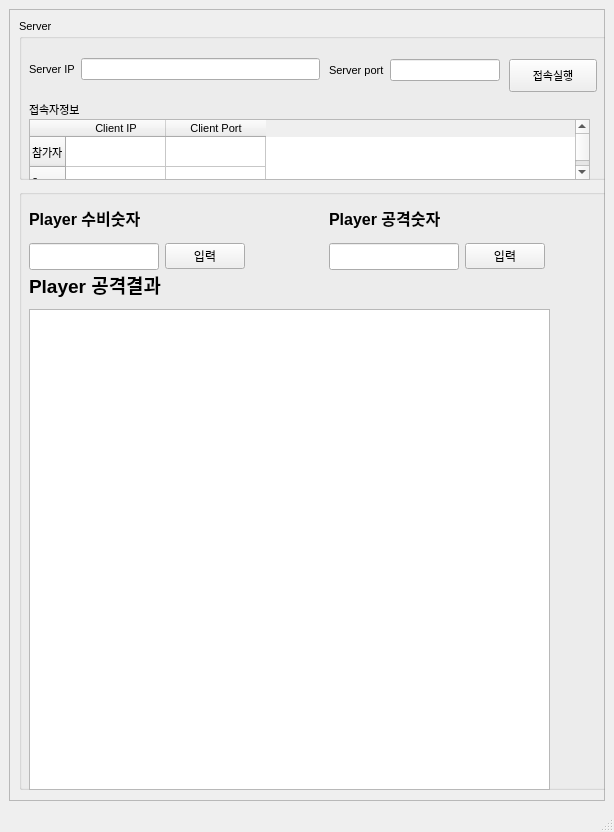
<?xml version="1.0" encoding="UTF-8"?>
<ui version="4.0">
 <class>MainWindow</class>
 <widget class="QMainWindow" name="MainWindow">
  <property name="geometry">
   <rect>
    <x>0</x>
    <y>0</y>
    <width>614</width>
    <height>832</height>
   </rect>
  </property>
  <property name="windowTitle">
   <string>MainWindow</string>
  </property>
  <widget class="QWidget" name="centralwidget">
   <layout class="QHBoxLayout" name="horizontalLayout_5">
    <item>
     <widget class="QFrame" name="frame">
      <property name="frameShape">
       <enum>QFrame::StyledPanel</enum>
      </property>
      <property name="frameShadow">
       <enum>QFrame::Raised</enum>
      </property>
      <widget class="QGroupBox" name="groupBox">
       <property name="geometry">
        <rect>
         <x>10</x>
         <y>10</y>
         <width>621</width>
         <height>161</height>
        </rect>
       </property>
       <property name="font">
        <font>
         <pointsize>8</pointsize>
        </font>
       </property>
       <property name="title">
        <string>Server</string>
       </property>
       <widget class="QWidget" name="layoutWidget_4">
        <property name="geometry">
         <rect>
          <x>10</x>
          <y>30</y>
          <width>291</width>
          <height>41</height>
         </rect>
        </property>
        <layout class="QHBoxLayout" name="horizontalLayout_6">
         <item>
          <widget class="QLabel" name="label_7">
           <property name="text">
            <string>Server IP</string>
           </property>
          </widget>
         </item>
         <item>
          <widget class="QLineEdit" name="lineEdit_5"/>
         </item>
        </layout>
       </widget>
       <widget class="QWidget" name="layoutWidget_3">
        <property name="geometry">
         <rect>
          <x>310</x>
          <y>30</y>
          <width>171</width>
          <height>42</height>
         </rect>
        </property>
        <layout class="QHBoxLayout" name="horizontalLayout_7">
         <item>
          <widget class="QLabel" name="label_8">
           <property name="text">
            <string>Server port</string>
           </property>
          </widget>
         </item>
         <item>
          <widget class="QLineEdit" name="lineEdit_6"/>
         </item>
        </layout>
       </widget>
       <widget class="QPushButton" name="pushButton_2">
        <property name="geometry">
         <rect>
          <x>490</x>
          <y>40</y>
          <width>88</width>
          <height>33</height>
         </rect>
        </property>
        <property name="text">
         <string>접속실행</string>
        </property>
       </widget>
       <widget class="QTableWidget" name="tableWidget">
        <property name="geometry">
         <rect>
          <x>10</x>
          <y>100</y>
          <width>561</width>
          <height>61</height>
         </rect>
        </property>
        <property name="rowCount">
         <number>2</number>
        </property>
        <property name="columnCount">
         <number>2</number>
        </property>
        <row>
         <property name="text">
          <string>참가자</string>
         </property>
        </row>
        <row/>
        <column>
         <property name="text">
          <string>Client IP</string>
         </property>
        </column>
        <column>
         <property name="text">
          <string>Client Port</string>
         </property>
        </column>
       </widget>
       <widget class="QLabel" name="label">
        <property name="geometry">
         <rect>
          <x>10</x>
          <y>80</y>
          <width>54</width>
          <height>20</height>
         </rect>
        </property>
        <property name="text">
         <string>접속자정보</string>
        </property>
       </widget>
      </widget>
      <widget class="QGroupBox" name="groupBox_2">
       <property name="geometry">
        <rect>
         <x>10</x>
         <y>180</y>
         <width>631</width>
         <height>601</height>
        </rect>
       </property>
       <property name="title">
        <string/>
       </property>
       <widget class="QWidget" name="layoutWidget">
        <property name="geometry">
         <rect>
          <x>10</x>
          <y>10</y>
          <width>216</width>
          <height>71</height>
         </rect>
        </property>
        <layout class="QGridLayout" name="gridLayout">
         <item row="0" column="0">
          <widget class="QLabel" name="label_2">
           <property name="font">
            <font>
             <pointsize>12</pointsize>
             <weight>75</weight>
             <bold>true</bold>
            </font>
           </property>
           <property name="text">
            <string>Player 수비숫자</string>
           </property>
          </widget>
         </item>
         <item row="1" column="0">
          <widget class="QLineEdit" name="lineEdit_7">
           <property name="font">
            <font>
             <pointsize>12</pointsize>
            </font>
           </property>
           <property name="text">
            <string/>
           </property>
          </widget>
         </item>
         <item row="1" column="1">
          <widget class="QPushButton" name="pushButton">
           <property name="text">
            <string>입력</string>
           </property>
          </widget>
         </item>
        </layout>
       </widget>
       <widget class="QWidget" name="layoutWidget_2">
        <property name="geometry">
         <rect>
          <x>310</x>
          <y>10</y>
          <width>216</width>
          <height>71</height>
         </rect>
        </property>
        <layout class="QGridLayout" name="gridLayout_2">
         <item row="1" column="1">
          <widget class="QPushButton" name="pushButton_3">
           <property name="text">
            <string>입력</string>
           </property>
          </widget>
         </item>
         <item row="1" column="0">
          <widget class="QLineEdit" name="lineEdit_8">
           <property name="font">
            <font>
             <pointsize>12</pointsize>
            </font>
           </property>
          </widget>
         </item>
         <item row="0" column="0">
          <widget class="QLabel" name="label_9">
           <property name="font">
            <font>
             <pointsize>12</pointsize>
             <weight>75</weight>
             <bold>true</bold>
            </font>
           </property>
           <property name="text">
            <string>Player 공격숫자</string>
           </property>
          </widget>
         </item>
        </layout>
       </widget>
       <widget class="QLabel" name="label_10">
        <property name="geometry">
         <rect>
          <x>10</x>
          <y>70</y>
          <width>141</width>
          <height>51</height>
         </rect>
        </property>
        <property name="font">
         <font>
          <pointsize>14</pointsize>
          <weight>75</weight>
          <bold>true</bold>
         </font>
        </property>
        <property name="text">
         <string>Player 공격결과</string>
        </property>
       </widget>
       <widget class="QTextEdit" name="textEdit">
        <property name="geometry">
         <rect>
          <x>10</x>
          <y>120</y>
          <width>521</width>
          <height>481</height>
         </rect>
        </property>
       </widget>
      </widget>
     </widget>
    </item>
   </layout>
  </widget>
  <widget class="QStatusBar" name="statusbar"/>
 </widget>
 <resources/>
 <connections/>
</ui>
